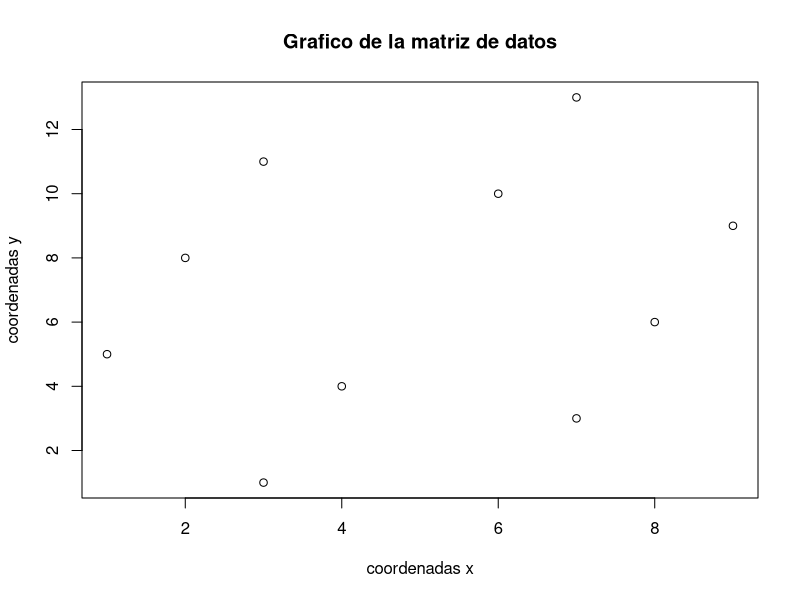
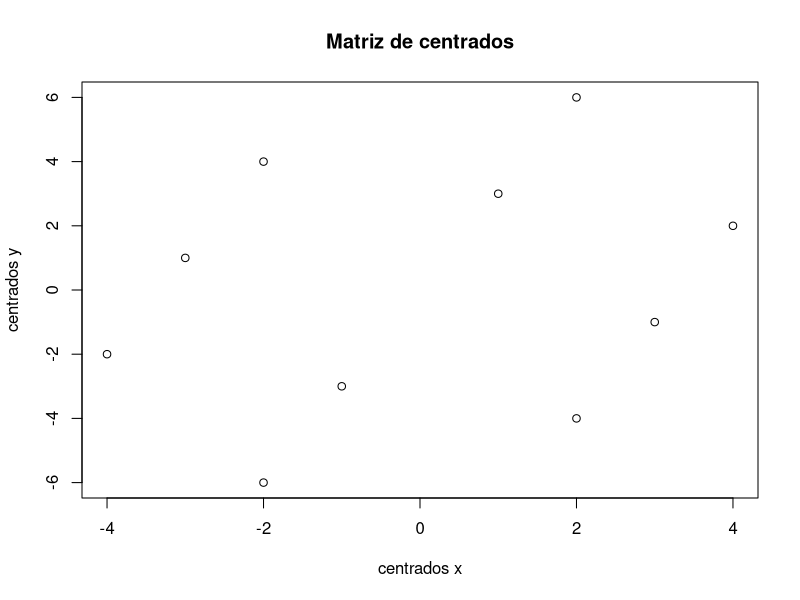
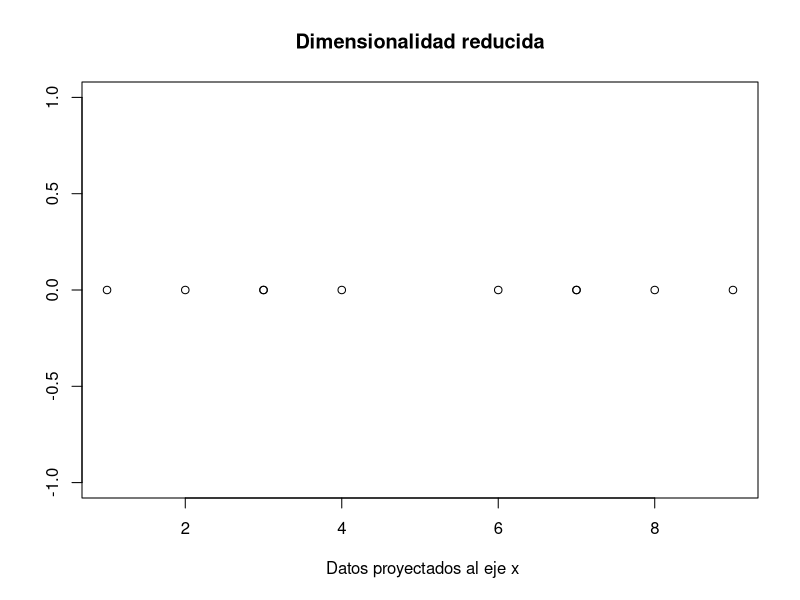

The R source for these figures, in order:
# Ejericio 3.81 Libro Estadistica Descriptiva Campo Elias - UNAL

# Se define la matriz de datos

Y <- matrix(c( 9,  7, 8, 3, 1,  3, 4, 7, 2,  6, 
               9, 13, 6, 1, 5, 11, 4, 3, 8, 10), nrow=10, byrow=FALSE)

# Se dibuja la matriz de datos utilizando las coordenadas
# de la columna 1 como el eje "x" y la columna 2 como eje"y"

plot(Y[,1],Y[,2], main = "Grafico de la matriz de datos", xlab = "coordenadas x" , ylab = "coordenadas y")

# Se calcula el centro de gravedad para las coordenadas "x" y "y"
# para esto se calcula el promedio (mean) de la coordenadas

centro_gravedad <- c(mean(Y[,1]),mean(Y[,2]))

# se genera un vector vacio sobre el que operar

centrados_X <- c()

# se calcula las coordenadas "x" de la matriz de centrados"
# restando cada coordenada "x" con el promedio en "x" (centro_gravedad[1])
# se asignan al vector centrados_x 

for (i in 1:10){
  
  
  centrados_X <- append(centrados_X, Y[i]- centro_gravedad[1])
  
}

# se calcula las coordenadas "y" de la matriz de centrados"
# restando cada coordenada "y" con el promedio en "y" (centro_gravedad[2])
# se asignan al vector centrados_y 

# se genera un vector "vacio" sobre el que operar

centrados_Y <- c()

for (i in 11:20){
  
  centrados_Y <- append(centrados_Y, Y[i]- centro_gravedad[2])
  
}

# se genera la matriz de centrados con los centrados "x" y "y"

matriz_centrados <- matrix(c(centrados_X, centrados_Y), nrow=10, byrow=FALSE)

# se imprime la matriz de centrados

plot(matriz_centrados[,1],matriz_centrados[,2], main="Matriz de centrados", xlab = "centrados x" , ylab = "centrados y")


# se genera un vector "vacio" sobre el que operar

varianza_x<- 0

# Se calcula la varianza de los datos en x, 
# sumando  el cuadrado de los datos en "x" de la matriz de centrado

for (val in centrados_X){
  
  varianza_x <- varianza_x + val ^ 2
  
}

varianza_x <- varianza_x / 10

# se genera un vector "vacio" sobre el que operar

varianza_y <- 0

# Se calcula la varianza de los datos en y, 
# sumando  el cuadrado de los datos en "y" de la matriz de centrado

for (val in centrados_Y){
  
  varianza_y <- varianza_y + val ^ 2
  
}

varianza_y <- varianza_y / 10


# se genera un vector "vacio" sobre el que operar

covarianza <- 0

# Se calcula la covarianza de los datos, 
# sumando  las multiplicaciones de las coordenzadas (x,y) de la matriz de centrado

for(i in 1:10){
  
  covarianza <- covarianza + (centrados_X[i]*centrados_Y[i])

  
}

covarianza <- covarianza / 10

# Se genera la matriz de covarianzas
# cuya diagonal principal son las varianzas de los ejes(x,y)
# el resto de los datos son la covarianza entre variables

Matriz_de_convarianzas <- matrix(c(varianza_x,covarianza,covarianza,varianza_y), nrow=2, byrow=TRUE)

# se calcula los vectores y valores propios de la matriz de covarianza

valores_y_vectores_propios <- eigen(Matriz_de_convarianzas)

# se determina sobre que que eje se realizara la reduccion

if (valores_y_vectores_propios$values[1] > valores_y_vectores_propios$values[2]){
  
  print("Los valores pierden menos informacion proyectandolos hacia en eje x")
  
}else{
  
  print("Los valores pierden menos informacion proyectandolos hacia en eje y")
  
}

# Reduciendo la dimencionalidad
# como se reduce una dimension lo unico que hace falta es proyectar los valores X
# sobre el eje x, con Valores en Y iguales a 0 para cada coordenada en X

Vector_de_ceros <- numeric(10)

# se imprime la reduccion de la informacion
# proyectadndo los valores de la tabala inicial al eje x

plot(Y[,1],Vector_de_ceros, main = "Dimensionalidad reducida", xlab = " Datos proyectados al eje x", ylab = "")

